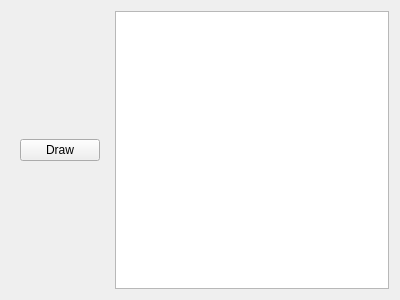
<?xml version="1.0" encoding="UTF-8"?>
<ui version="4.0">
 <class>Form</class>
 <widget class="QWidget" name="Form">
  <property name="geometry">
   <rect>
    <x>0</x>
    <y>0</y>
    <width>400</width>
    <height>300</height>
   </rect>
  </property>
  <property name="windowTitle">
   <string>Form</string>
  </property>
  <layout class="QHBoxLayout" name="horizontalLayout">
   <item>
    <widget class="QWidget" name="widget" native="true">
     <layout class="QVBoxLayout" name="verticalLayout">
      <item>
       <widget class="QPushButton" name="bDraw">
        <property name="text">
         <string>Draw</string>
        </property>
       </widget>
      </item>
     </layout>
    </widget>
   </item>
   <item>
    <widget class="QGraphicsView" name="Graph"/>
   </item>
  </layout>
 </widget>
 <resources/>
 <connections/>
</ui>
